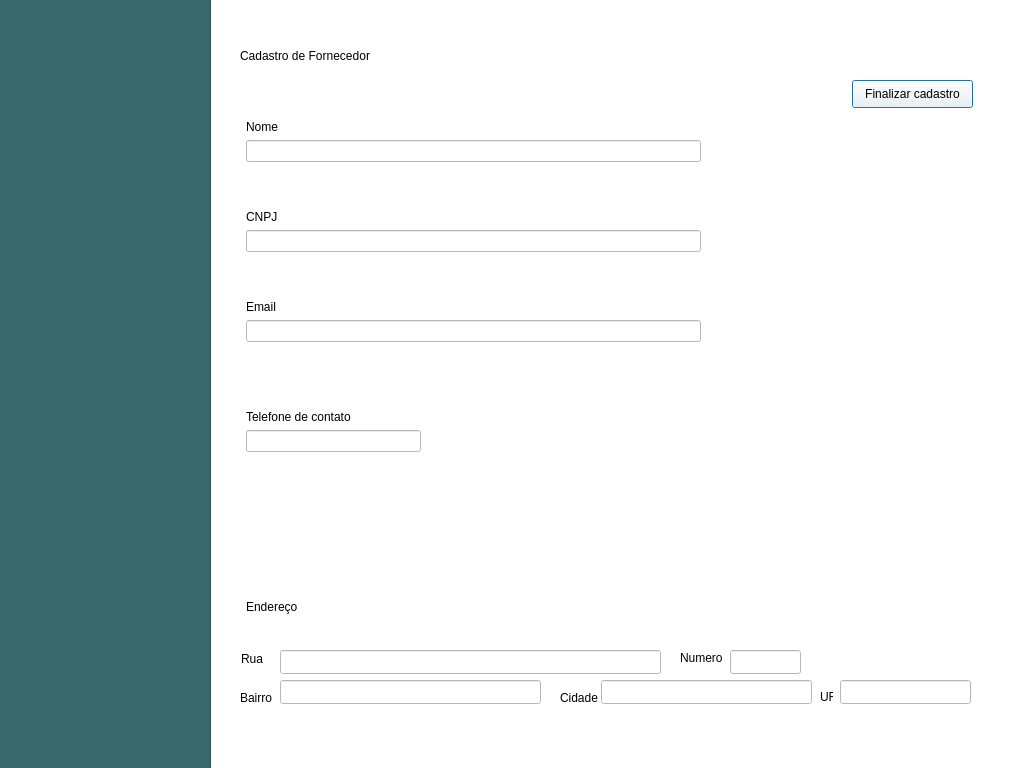
<?xml version="1.0" encoding="UTF-8"?>
<ui version="4.0">
 <class>Dialog</class>
 <widget class="QDialog" name="Dialog">
  <property name="geometry">
   <rect>
    <x>0</x>
    <y>0</y>
    <width>1024</width>
    <height>768</height>
   </rect>
  </property>
  <property name="windowTitle">
   <string>Dialog</string>
  </property>
  <property name="styleSheet">
   <string notr="true">background-color: rgb(255, 255, 255);</string>
  </property>
  <property name="sizeGripEnabled">
   <bool>false</bool>
  </property>
  <property name="modal">
   <bool>true</bool>
  </property>
  <widget class="QFrame" name="frame">
   <property name="geometry">
    <rect>
     <x>-40</x>
     <y>-10</y>
     <width>251</width>
     <height>781</height>
    </rect>
   </property>
   <property name="styleSheet">
    <string notr="true">background-color: rgb(56, 104, 106);</string>
   </property>
   <property name="frameShape">
    <enum>QFrame::StyledPanel</enum>
   </property>
   <property name="frameShadow">
    <enum>QFrame::Raised</enum>
   </property>
  </widget>
  <widget class="QLabel" name="label">
   <property name="geometry">
    <rect>
     <x>240</x>
     <y>30</y>
     <width>451</width>
     <height>51</height>
    </rect>
   </property>
   <property name="styleSheet">
    <string notr="true">font: 75 24pt &quot;Segoe UI&quot;;</string>
   </property>
   <property name="text">
    <string>Cadastro de Fornecedor</string>
   </property>
  </widget>
  <widget class="QWidget" name="formLayoutWidget">
   <property name="geometry">
    <rect>
     <x>240</x>
     <y>120</y>
     <width>461</width>
     <height>61</height>
    </rect>
   </property>
   <layout class="QFormLayout" name="formLayout">
    <item row="0" column="1">
     <widget class="QLabel" name="label_2">
      <property name="styleSheet">
       <string notr="true">font: 12pt &quot;Segoe UI&quot;;</string>
      </property>
      <property name="text">
       <string>Nome</string>
      </property>
     </widget>
    </item>
    <item row="1" column="1">
     <widget class="QLineEdit" name="input_nome"/>
    </item>
   </layout>
  </widget>
  <widget class="QWidget" name="formLayoutWidget_2">
   <property name="geometry">
    <rect>
     <x>240</x>
     <y>210</y>
     <width>461</width>
     <height>61</height>
    </rect>
   </property>
   <layout class="QFormLayout" name="formLayout_2">
    <item row="0" column="1">
     <widget class="QLabel" name="label_3">
      <property name="styleSheet">
       <string notr="true">font: 12pt &quot;Segoe UI&quot;;</string>
      </property>
      <property name="text">
       <string>CNPJ</string>
      </property>
     </widget>
    </item>
    <item row="1" column="1">
     <widget class="QLineEdit" name="input_cnpj"/>
    </item>
   </layout>
  </widget>
  <widget class="QWidget" name="formLayoutWidget_4">
   <property name="geometry">
    <rect>
     <x>240</x>
     <y>410</y>
     <width>181</width>
     <height>61</height>
    </rect>
   </property>
   <layout class="QFormLayout" name="formLayout_4">
    <item row="0" column="1">
     <widget class="QLabel" name="label_5">
      <property name="styleSheet">
       <string notr="true">font: 12pt &quot;Segoe UI&quot;;</string>
      </property>
      <property name="text">
       <string>Telefone de contato</string>
      </property>
     </widget>
    </item>
    <item row="1" column="1">
     <widget class="QLineEdit" name="input_telefone"/>
    </item>
   </layout>
  </widget>
  <widget class="QWidget" name="formLayoutWidget_6">
   <property name="geometry">
    <rect>
     <x>240</x>
     <y>600</y>
     <width>90</width>
     <height>30</height>
    </rect>
   </property>
   <layout class="QFormLayout" name="formLayout_6">
    <item row="0" column="1">
     <widget class="QLabel" name="label_7">
      <property name="styleSheet">
       <string notr="true">font: 12pt &quot;Segoe UI&quot;;</string>
      </property>
      <property name="text">
       <string>Endereço</string>
      </property>
     </widget>
    </item>
   </layout>
  </widget>
  <widget class="QPushButton" name="pushButton">
   <property name="geometry">
    <rect>
     <x>852</x>
     <y>80</y>
     <width>121</width>
     <height>28</height>
    </rect>
   </property>
   <property name="text">
    <string>Finalizar cadastro</string>
   </property>
  </widget>
  <widget class="QLabel" name="label_11">
   <property name="geometry">
    <rect>
     <x>560</x>
     <y>690</y>
     <width>51</width>
     <height>16</height>
    </rect>
   </property>
   <property name="text">
    <string>Cidade</string>
   </property>
  </widget>
  <widget class="QLabel" name="label_12">
   <property name="geometry">
    <rect>
     <x>820</x>
     <y>690</y>
     <width>13</width>
     <height>13</height>
    </rect>
   </property>
   <property name="text">
    <string>UF</string>
   </property>
  </widget>
  <widget class="QLineEdit" name="input_rua">
   <property name="geometry">
    <rect>
     <x>280</x>
     <y>650</y>
     <width>381</width>
     <height>24</height>
    </rect>
   </property>
  </widget>
  <widget class="QLabel" name="label_9">
   <property name="geometry">
    <rect>
     <x>680</x>
     <y>650</y>
     <width>51</width>
     <height>16</height>
    </rect>
   </property>
   <property name="text">
    <string>Numero</string>
   </property>
  </widget>
  <widget class="QLineEdit" name="input_numero">
   <property name="geometry">
    <rect>
     <x>730</x>
     <y>650</y>
     <width>71</width>
     <height>24</height>
    </rect>
   </property>
  </widget>
  <widget class="QLabel" name="label_10">
   <property name="geometry">
    <rect>
     <x>240</x>
     <y>690</y>
     <width>41</width>
     <height>16</height>
    </rect>
   </property>
   <property name="text">
    <string>Bairro</string>
   </property>
  </widget>
  <widget class="QLabel" name="label_8">
   <property name="geometry">
    <rect>
     <x>241</x>
     <y>651</y>
     <width>31</width>
     <height>16</height>
    </rect>
   </property>
   <property name="text">
    <string>Rua</string>
   </property>
  </widget>
  <widget class="QLineEdit" name="input_uf">
   <property name="geometry">
    <rect>
     <x>840</x>
     <y>680</y>
     <width>131</width>
     <height>24</height>
    </rect>
   </property>
  </widget>
  <widget class="QLineEdit" name="input_bairro">
   <property name="geometry">
    <rect>
     <x>280</x>
     <y>680</y>
     <width>261</width>
     <height>24</height>
    </rect>
   </property>
  </widget>
  <widget class="QLineEdit" name="input_cidade">
   <property name="geometry">
    <rect>
     <x>601</x>
     <y>680</y>
     <width>211</width>
     <height>24</height>
    </rect>
   </property>
  </widget>
  <widget class="QWidget" name="formLayoutWidget_3">
   <property name="geometry">
    <rect>
     <x>240</x>
     <y>300</y>
     <width>461</width>
     <height>61</height>
    </rect>
   </property>
   <layout class="QFormLayout" name="formLayout_3">
    <item row="0" column="1">
     <widget class="QLabel" name="label_4">
      <property name="styleSheet">
       <string notr="true">font: 12pt &quot;Segoe UI&quot;;</string>
      </property>
      <property name="text">
       <string>Email</string>
      </property>
     </widget>
    </item>
    <item row="1" column="1">
     <widget class="QLineEdit" name="input_email"/>
    </item>
   </layout>
  </widget>
 </widget>
 <resources/>
 <connections/>
</ui>
